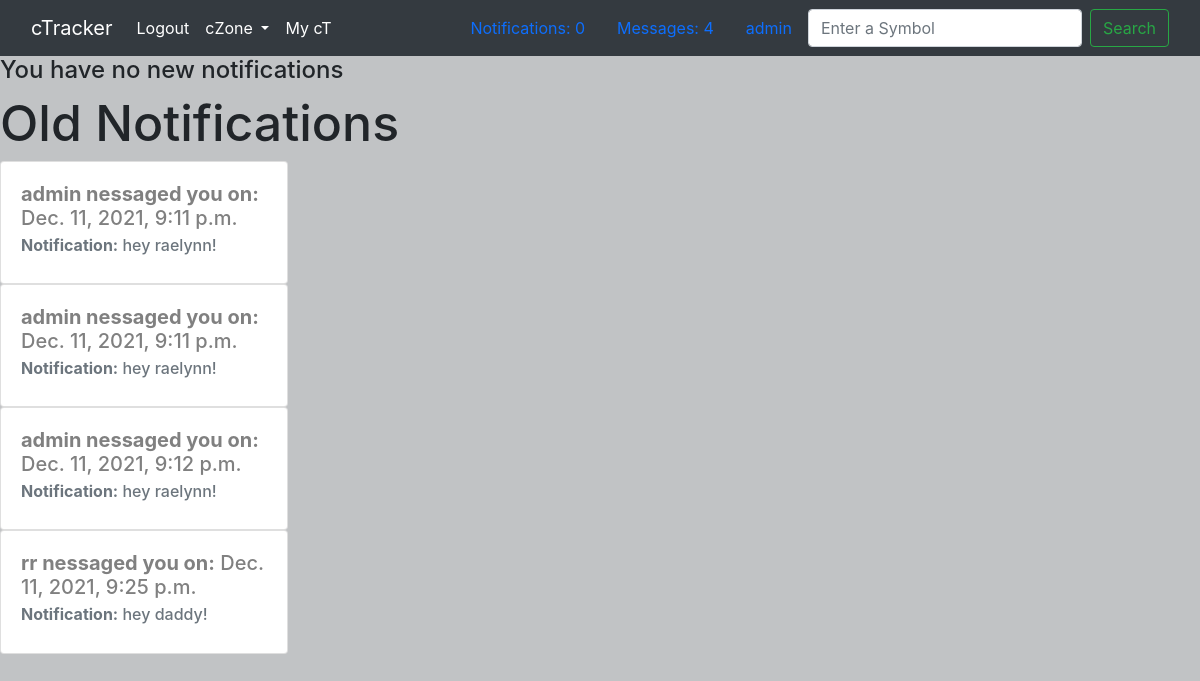
/my-notifications/1/, run on an earlier commit of the app's database.
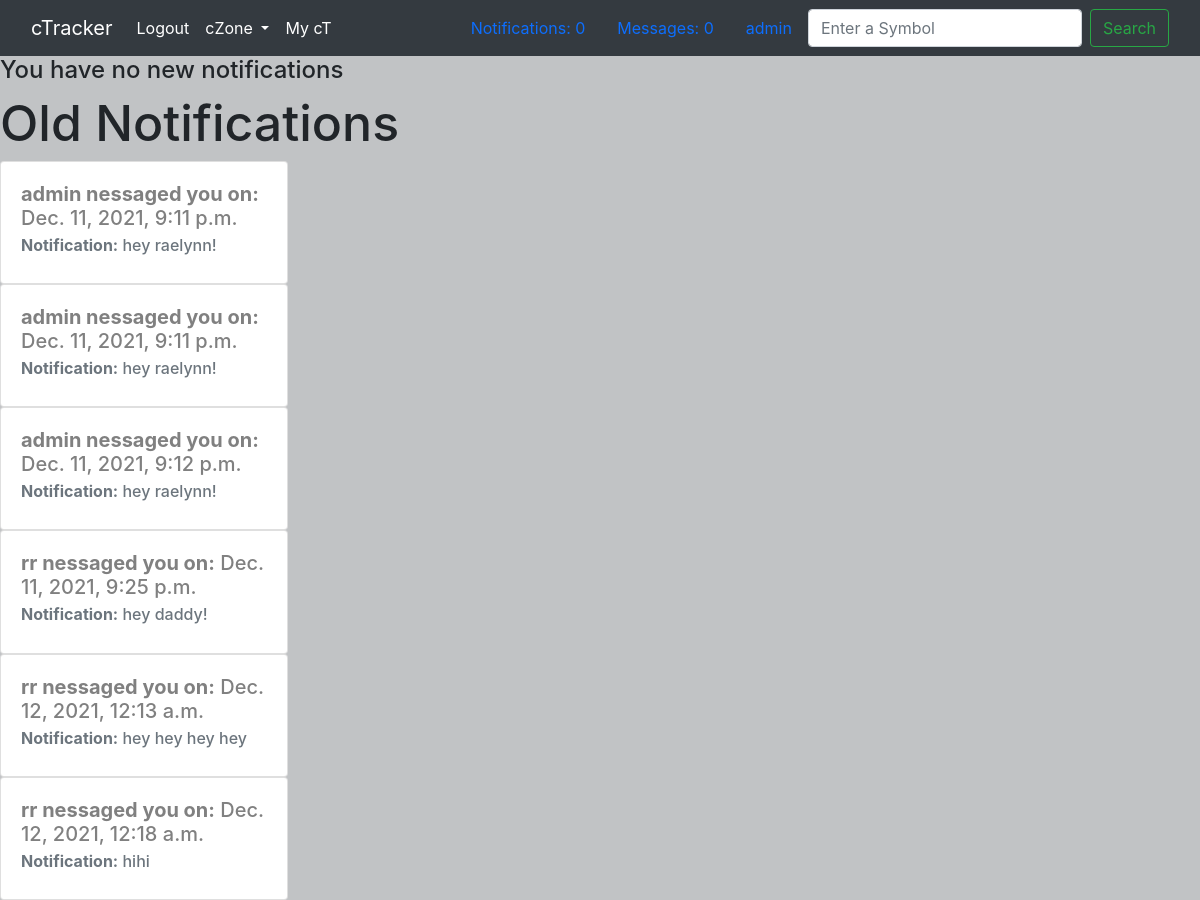
And on a later commit of the database.
### member/models.py (models this page shows)
class Member(AbstractUser):
    def __str__(self):
        return self.username

### messaging/models.py (models this page shows, shortened)
class MessageNotification(models.Model):
    message = models.ForeignKey(
        Message, related_name="%(class)s_message", null=True, on_delete=models.CASCADE
    )
    member_notified = models.ForeignKey(
        Member,
        related_name="%(class)s_member_notified",
        null=True,
        on_delete=models.CASCADE,
    )
    is_new = models.BooleanField(default=True)
    time_notified = models.DateTimeField(default=timezone.now)
    def __str__(self):
        return self.message.body

class Message(models.Model):
    body = models.TextField(max_length=500)
    author = models.ForeignKey(
        Member, related_name="%(class)s_author", null=True, on_delete=models.CASCADE
    )
    recipient = models.ForeignKey(
        Member, related_name="%(class)s_recipient", null=True, on_delete=models.CASCADE
    )
    is_new = models.BooleanField(default=True)
    time_sent = models.DateTimeField(default=timezone.now)

### messaging/views.py (the view)
# urls.py: path("my-notifications/<int:id>/", messaging_views.member_notifications, name="my-notifications"),
def member_notifications(request, id):
    template = "notifications.html"
    signed_in_member = Member.objects.get(id=id)
    message_count = get_new_messages_count(signed_in_member)
    notification_count = get_notifications_count(signed_in_member)
    new_member_notifications = MessageNotification.objects.filter(
        Q(member_notified=signed_in_member) & Q(is_new=True)
    )
    old_member_notifications = MessageNotification.objects.filter(
        Q(member_notified=signed_in_member) & Q(is_new=False)
    )
    context = {
        "old_member_notifications": old_member_notifications,
        "new_member_notifications": new_member_notifications,
        "signed_in_member": signed_in_member,
        "message_count": message_count,
        "notification_count": notification_count,
    }
    for notification in new_member_notifications:
        notify_seen(notification)
    return render(request, template, context)

### messaging/views.py (called while the page is built)
def get_new_messages_count(logged_in_member):
    signed_in_member = logged_in_member
    member_messages = Message.objects.filter(
        Q(recipient=signed_in_member) & Q(is_new=True)
    )
    messages_count = len(member_messages)
    return messages_count

def get_notifications_count(logged_in_member):
    signed_in_member = logged_in_member
    new_member_notifications = MessageNotification.objects.filter(
        Q(member_notified=signed_in_member) & Q(is_new=True)
    )
    return len(new_member_notifications)

### templates/notifications.html (shortened to what this page needs)
{% extends 'base.html' %}
  {% block content %}
  <div>
    {% if new_member_notifications %}
    {% for noti in new_member_notifications %}
    <div class="card" style="width: 18rem;">
        <div class="card-body">
          <h5 class="card-title">{{noti.message}}</h5>
          <h6 class="card-subtitle mb-2 text-muted">{{noti.member_notified.username}}</h6>
        </div>
      </div>
    {% endfor %}
    {% else %}
    <h4>You have no new notifications</h4>
    {% endif %}
</div>
<div>
  <h1>Old Notifications</h1>
  {% for noti in old_member_notifications %}
  <div class="card" style="width: 18rem; ">
      <div class="card-body"">
        <h5 class="card-title" style="color: grey;"><b>{{ noti.message.author }} nessaged you on:</b> {{ noti.time_notified }}</h5>
        <h6 class="card-subtitle mb-2 text-muted"><b>Notification:</b> {{noti}}</h6>
      </div>
    </div>
  {% endfor %}
</div>
  {% endblock %}

### templates/base.html (shortened to what this page needs)
{% load static %}
<!DOCTYPE html>
<html lang="en">
  <head>
    <link
      href="https://cdn.jsdelivr.net/npm/bootstrap@5.1.0/dist/css/bootstrap.min.css"
      rel="stylesheet"
    />
    <link
      href="//maxcdn.bootstrapcdn.com/bootstrap/4.1.1/css/bootstrap.min.css"
      rel="stylesheet"
      id="bootstrap-css"
    />
     <link
      rel="stylesheet"
      type="text/css"
      href="{% static 'css/style.css' %}"
    />
  </head>
  <body>
    {% if signed_in_member.username %}
    <nav class="navbar navbar-expand-lg navbar-dark bg-dark">
      <div class="container-fluid">
        <a class="navbar-brand" href="/home/">cTracker</a>
        <div class="collapse navbar-collapse" id="navbarSupportedContent">
          <ul class="navbar-nav me-auto mb-2 mb-lg-0">
            <li class="nav-item">
                <a class="nav-link active" aria-current="page" href="/logout/">Logout</a>
              </li>
            <li class="nav-item dropdown">
              <a
                class="nav-link active dropdown-toggle"
                href="#"
                id="navbarDropdown"
                role="button"
                data-bs-toggle="dropdown"
                aria-expanded="false"
              >
                cZone
              </a>
            </li>
            <li class="nav-item">
                <a class="nav-link active" aria-current="page" href="/my-ct/">My cT</a>
              </li>
          </ul>
          <a class="nav-link active" aria-current="page" href="/my-notifications/{{signed_in_member.id}}/">Notifications: {{ notification_count }}</a>
          <a class="nav-link active" aria-current="page" href="/my-messages/{{signed_in_member.id}}/">Messages: {{ message_count }}</a>
          <a class="nav-link active" aria-current="page" href="/profile/{{signed_in_member.id}}/">{{signed_in_member.username}}</a>
          <form class="d-flex">
            <input
              class="form-control me-2"
              type="search"
              placeholder="Enter a Symbol"
              aria-label="Search"
            />
            <button class="btn btn-outline-success" type="submit">
              Search
            </button>
          </form>
        </div>
      </div>
    </nav>
      {% endif %}
    {% block content %} {% endblock %}
  </body>
</html>

### static/css/style.css (style rules this page uses)
html { background-color: #343a404d; height: auto; }
body { background-color: initial; height: fit-content; }
.carousel-item, h5 { color: #28a745; }
a { text-decoration: none; color: black; }
form { font-size: 30px; }
input { font-size: 30px; width: 300px; background-image: inherit; }
h1 { font-size: 50px; }

What changed in the data, as far as the page shows it:
added MessageNotification: message.author "rr", time_notified "Dec. 12, 2021, 12:13 a.m.", message.body "hey hey hey hey"
added MessageNotification: message.author "rr", time_notified "Dec. 12, 2021, 12:18 a.m.", message.body "hihi"
Also different on the page:
{{ message_count }}: "4" → "0"
